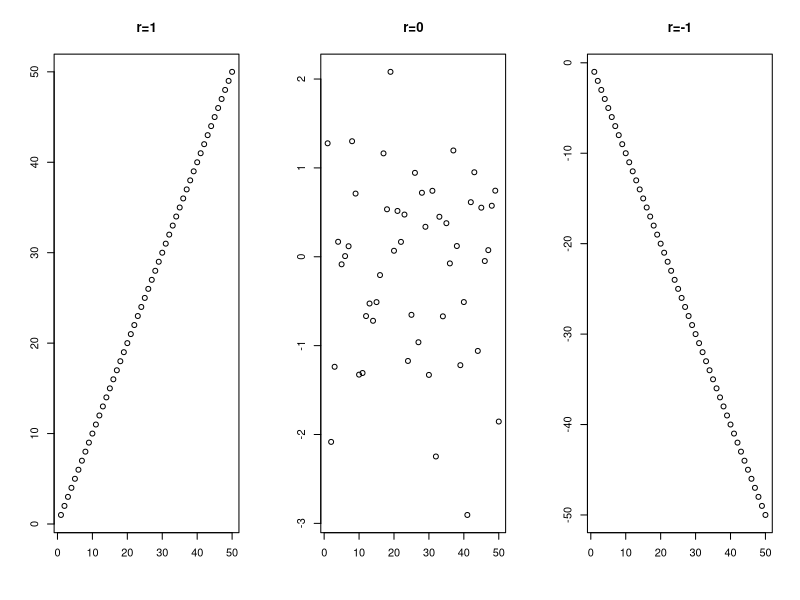
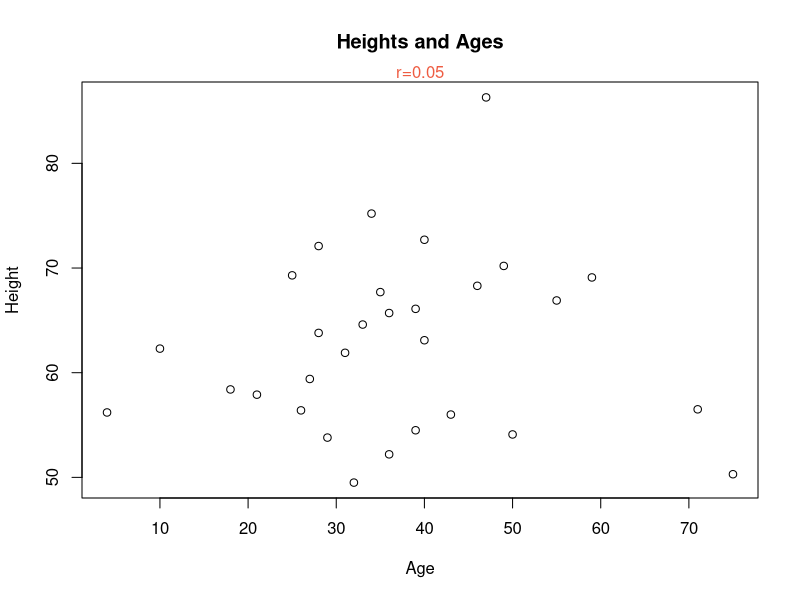

These figures' R source, in order:
# Show correlation coefficients.
par(mfrow=c(1, 3))

x <- seq(1, 50)
y <- seq(1, 50)
r <- cor(x, y)
r.text <- paste("r=", round(r, 0), sep="")
plot(x, y, main=r.text, xlab="", ylab="")

x <- seq(1, 50)
y <- rnorm(50)
r <- cor(x, y)
r.text <- paste("r=", round(r, 0), sep="")
plot(x, y, main=r.text, xlab="", ylab="")

x <- seq(1, 50)
y <- -1 * seq(1, 50)
r <- cor(x, y)
r.text <- paste("r=", round(r, 0), sep="")
plot(x, y, main=r.text, xlab="", ylab="")

####
# Example: Heights and Ages
####

par(mfrow=c(1,1))

# Load the data.
heights <- c(66.9, 52.2, 56.5, 56.0, 62.3, 72.1, 68.3, 66.1, 69.1, 63.1,
             70.2,56.2, 75.2, 61.9, 72.7, 65.7, 54.1, 56.4, 49.5, 57.9,
             53.8, 58.4, 63.8, 67.7, 86.3, 54.5, 59.4, 69.3, 50.3, 64.6)
ages <- c(55, 36, 71, 43, 10, 28, 46, 39, 59, 40,
          49, 4, 34, 31, 40, 36, 50, 26, 32, 21,
          29, 18, 28, 35, 47, 39, 27, 25, 75, 33)

# Compute the correlation coefficient - two methods.
cov(heights, ages)/(sd(heights) * sd(ages))
cor(heights, ages)

# Plot heights and ages.
plot(ages, heights, main="Heights and Ages", xlab="Age", ylab="Height")
r.text <- paste("r=", round(cor(heights, ages), 2), sep="")
mtext(r.text, col="tomato2")
